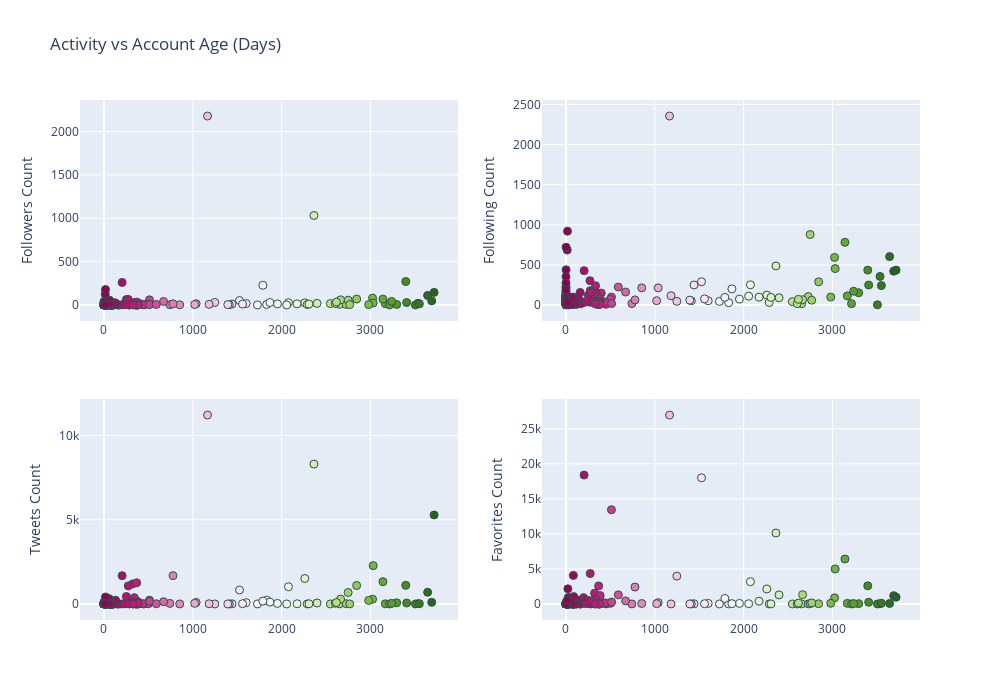

Here is the notebook cell this chart was saved with:
### Code cell
# Numbers in Screen Name

fig = make_subplots(rows = 2,cols = 2)
## Followers
fig.add_trace(
    go.Scatter(
        x = followers_df['account_age_days'],
        y = followers_df['follower_count'],
        mode = 'markers',
        marker = dict(color = followers_df['account_age_days'])
    ),
        row = 1,
        col = 1
)
## Following
fig.add_trace(
    go.Scatter(
        x = followers_df['account_age_days'],
        y = followers_df['following_count'],
        mode = 'markers',
        marker = dict(color = followers_df['account_age_days'])
    ),
        row = 1,
        col = 2
)

## Tweets
fig.add_trace(
    go.Scatter(
        x = followers_df['account_age_days'],
        y = followers_df['tweet_count'],
        mode = 'markers',
        marker = dict(color = followers_df['account_age_days'])
    ),
        row = 2,
        col = 1
)

## Favorites
fig.add_trace(
    go.Scatter(
        x = followers_df['account_age_days'],
        y = followers_df['favorites_count'],
        mode = 'markers',
        marker = dict(color = followers_df['account_age_days'])
    ),
        row = 2,
        col = 2
)

## Update marker 
fig.update_traces(
    marker = dict(size = 8,line = dict(width=1,color='DarkSlateGrey'))
)

## Update xaxis labels
fig.update_yaxes(title='Followers Count', row = 1, col = 1)
fig.update_yaxes(title='Following Count', row = 1, col = 2)
fig.update_yaxes(title='Tweets Count', row = 2, col = 1)
fig.update_yaxes(title='Favorites Count', row = 2, col = 2)

## Update Title
fig.update_layout(
    title_text = 'Activity vs Account Age (Days)',
    width = 1000,
    height = 700,
    showlegend = False)

fig.show()

### Figure 1 — Plotly figure (JSON) as saved in the notebook; plotly's stock layout.template omitted (floating-point values rounded to 4 significant figures; data arrays with more than 128 entries replaced by an {"elided": "..."} marker saying what was removed)
{"data": [{"marker": {"color": {"elided": "300 int values"}, "line": {"color": "DarkSlateGrey", "width": 1}, "size": 8}, "mode": "markers", "type": "scatter", "x": {"elided": "300 int values"}, "xaxis": "x", "y": {"elided": "300 int values"}, "yaxis": "y"}, {"marker": {"color": {"elided": "300 int values"}, "line": {"color": "DarkSlateGrey", "width": 1}, "size": 8}, "mode": "markers", "type": "scatter", "x": {"elided": "300 int values"}, "xaxis": "x2", "y": {"elided": "300 int values"}, "yaxis": "y2"}, {"marker": {"color": {"elided": "300 int values"}, "line": {"color": "DarkSlateGrey", "width": 1}, "size": 8}, "mode": "markers", "type": "scatter", "x": {"elided": "300 int values"}, "xaxis": "x3", "y": {"elided": "300 int values"}, "yaxis": "y3"}, {"marker": {"color": {"elided": "300 int values"}, "line": {"color": "DarkSlateGrey", "width": 1}, "size": 8}, "mode": "markers", "type": "scatter", "x": {"elided": "300 int values"}, "xaxis": "x4", "y": {"elided": "300 int values"}, "yaxis": "y4"}], "layout": {"height": 700, "showlegend": false, "title": {"text": "Activity vs Account Age (Days)"}, "width": 1000, "xaxis": {"anchor": "y", "domain": [0, 0.45]}, "xaxis2": {"anchor": "y2", "domain": [0.55, 1]}, "xaxis3": {"anchor": "y3", "domain": [0, 0.45]}, "xaxis4": {"anchor": "y4", "domain": [0.55, 1]}, "yaxis": {"anchor": "x", "domain": [0.575, 1], "title": {"text": "Followers Count"}}, "yaxis2": {"anchor": "x2", "domain": [0.575, 1], "title": {"text": "Following Count"}}, "yaxis3": {"anchor": "x3", "domain": [0, 0.425], "title": {"text": "Tweets Count"}}, "yaxis4": {"anchor": "x4", "domain": [0, 0.425], "title": {"text": "Favorites Count"}}}}
